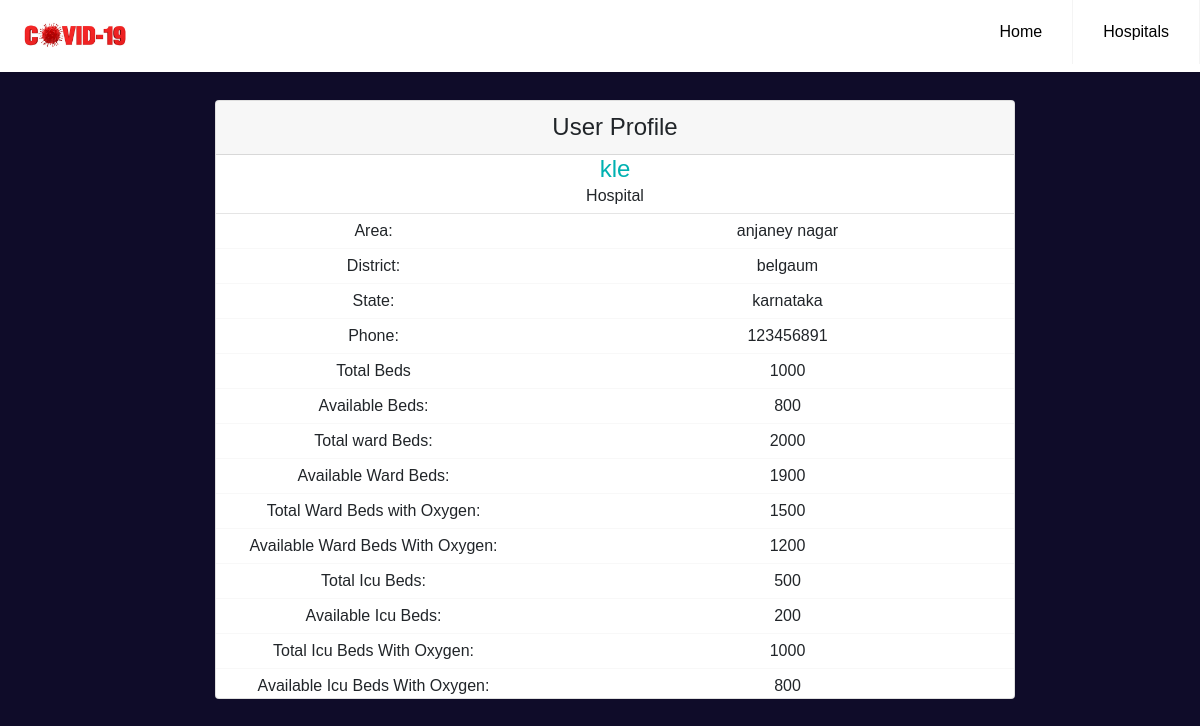
The app's page /hospital/1/profile, older data.
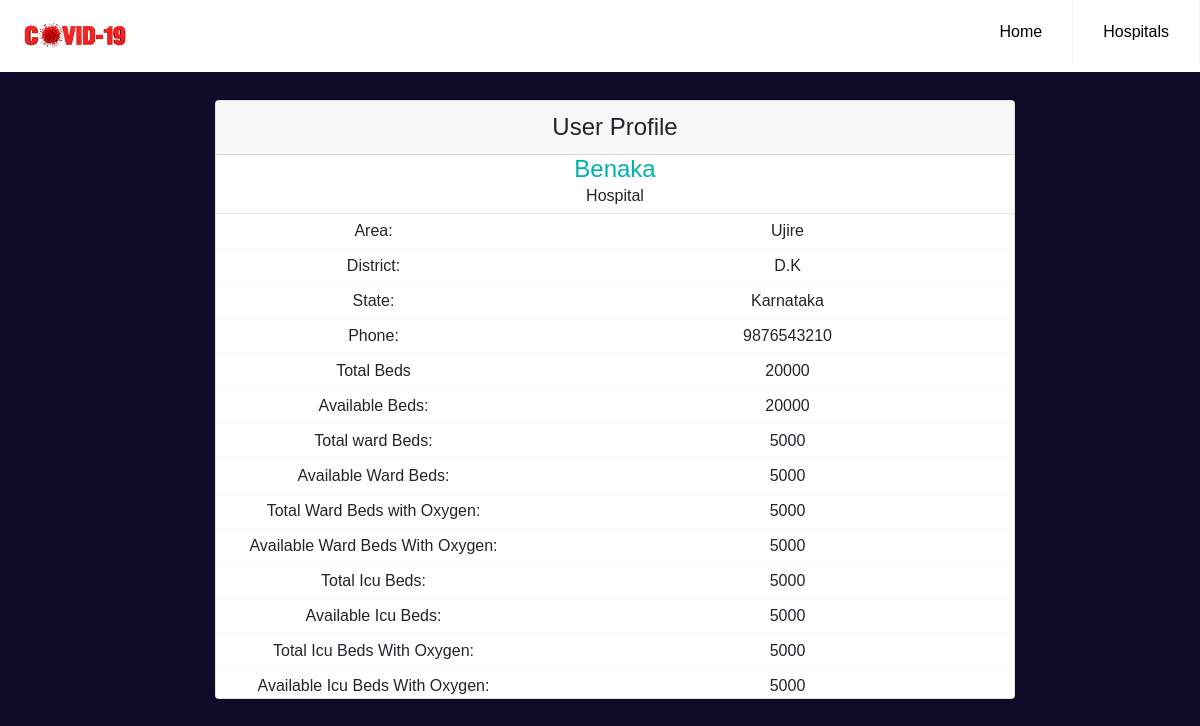
The same page, newer data.
### models.py (models this page shows, shortened)
class Hospital(db.Model):
    __tablename__ = "hospital"
    id = db.Column(db.Integer, primary_key=True)
    name = db.Column(db.String(100), nullable=False)
    area = db.Column(db.String(100), nullable=False)
    district = db.Column(db.String(100), nullable=False)
    state = db.Column(db.String(100), nullable=False)
    phone = db.Column(db.Integer, nullable=False)
    total_beds = db.Column(db.Integer, nullable=False)
    available_beds = db.Column(db.Integer, nullable=False)
    total_ward_beds = db.Column(db.Integer, nullable=False)
    available_ward_beds = db.Column(db.Integer, nullable=False)
    total_ward_beds_with_oxygen = db.Column(db.Integer, nullable=False)
    available_ward_beds_with_oxygen = db.Column(db.Integer, nullable=False)
    total_icu_beds = db.Column(db.Integer, nullable=False)
    available_icu_beds = db.Column(db.Integer, nullable=False)
    total_icu_beds_with_oxygen = db.Column(db.Integer, nullable=False)
    available_icu_beds_with_oxygen = db.Column(db.Integer, nullable=False)
    beds = db.relationship('Bed', backref='hospital', lazy=True)
    users = db.relationship('User', backref='hospital', lazy=True)
    doctors = db.relationship('Doctor', backref='hospital', lazy=True)

### app.py (the view)
@app.route('/hospital/<int:hospital_id>/profile')
def profilehospital(hospital_id):
    hospital = Hospital.query.get_or_404(hospital_id)
    return render_template('hospitalprofile.html' , hospital=hospital)

### templates/hospitalprofile.html (shortened to what the changed rows need)
{% extends 'base.html' %}
{% block content %}
<div class="profile__header">
    <div class="container profile__container">
        <div class="card">
                <div class="title">
                    <h4 style="color:#00b1b1;">{{ hospital.name }} </h4>
                    <span><p>Hospital</p></span>
                </div>
                  <div class="row">
                        <div class="col-sm-5 col-xs-6 tital">Area:</div>
                        <div class="col-sm-7 col-xs-6">{{ hospital.area }}</div>
                  </div>
                  <div class="row">
                    <div class="col-sm-5 col-xs-6 tital">District:</div>
                    <div class="col-sm-7">{{ hospital.district }}</div>
                </div>
                <div class="row">
                    <div class="col-sm-5 col-xs-6 tital">State:</div>
                    <div class="col-sm-7">{{ hospital.state }}</div>
                </div>
                <div class="row">
                    <div class="col-sm-5 col-xs-6 tital">Phone:</div>
                    <div class="col-sm-7">{{ hospital.phone }}</div>
                </div>
                <div class="row">
                    <div class="col-sm-5 col-xs-6 tital">Total Beds</div>
                    <div class="col-sm-7">{{ hospital.total_beds }}</div>
                </div>
                <div class="row">
                    <div class="col-sm-5 col-xs-6 tital">Available Beds:</div>
                    <div class="col-sm-7">{{ hospital.available_beds }}</div>
                </div>
                <div class="row">
                    <div class="col-sm-5 col-xs-6 tital">Total ward Beds:</div>
                    <div class="col-sm-7">{{ hospital.total_ward_beds }}</div>
                </div>
                <div class="row">
                    <div class="col-sm-5 col-xs-6 tital">Available Ward Beds:</div>
                    <div class="col-sm-7">{{ hospital.available_ward_beds }}</div>
                </div>
                <div class="row">
                    <div class="col-sm-5 col-xs-6 tital">Total Ward Beds with Oxygen:</div>
                    <div class="col-sm-7">{{ hospital.total_ward_beds_with_oxygen }}</div>
                </div>
                <div class="row">
                    <div class="col-sm-5 col-xs-6 tital"> Available Ward Beds With Oxygen:</div>
                    <div class="col-sm-7">{{ hospital.available_ward_beds_with_oxygen }}</div>
                </div>
                <div class="row">
                    <div class="col-sm-5 col-xs-6 tital"> Total Icu Beds:</div>
                    <div class="col-sm-7">{{ hospital.total_icu_beds }}</div>
                </div>
                <div class="row">
                    <div class="col-sm-5 col-xs-6 tital"> Available Icu Beds:</div>
                    <div class="col-sm-7">{{ hospital.available_icu_beds }}</div>
                </div>
                <div class="row">
                    <div class="col-sm-5 col-xs-6 tital">Total Icu Beds With Oxygen:</div>
                    <div class="col-sm-7">{{ hospital.total_icu_beds_with_oxygen }}</div>
                </div>
                <div class="row">
                    <div class="col-sm-5 col-xs-6 tital"> Available Icu Beds With Oxygen:</div>
                    <div class="col-sm-7">{{ hospital.available_icu_beds_with_oxygen }}</div>
                </div>
            </div>
    </div>
</div>
{% endblock content %}

Row changes from the older to the newer data that the page shows:
changed Hospital: name "kle" → "Benaka"; area "anjaney nagar" → "Ujire"; district "belgaum" → "D.K"; state "karnataka" → "Karnataka"; phone "123456891" → "9876543210"; total_beds "1000" → "20000"; available_beds "800" → "20000"; total_ward_beds "2000" → "5000"; available_ward_beds "1900" → "5000"; total_ward_beds_with_oxygen "1500" → "5000"; available_ward_beds_with_oxygen "1200" → "5000"; total_icu_beds "500" → "5000"; available_icu_beds "200" → "5000"; total_icu_beds_with_oxygen "1000" → "5000"; available_icu_beds_with_oxygen "800" → "5000"
